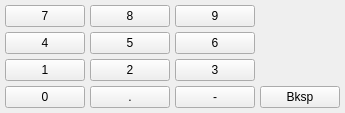
                     <widget class="QWidget" name="holeOpKeypadCont" native="true">
                      <layout class="QGridLayout" name="gridLayout_9">
                       <property name="leftMargin">
                        <number>5</number>
                       </property>
                       <property name="topMargin">
                        <number>5</number>
                       </property>
                       <property name="rightMargin">
                        <number>5</number>
                       </property>
                       <property name="bottomMargin">
                        <number>5</number>
                       </property>
                       <property name="spacing">
                        <number>5</number>
                       </property>
                       <item row="1" column="0">
                        <widget class="QPushButton" name="pushButton_56">
                         <property name="text">
                          <string>4</string>
                         </property>
                         <attribute name="buttonGroup">
                          <string notr="true">holeOpKeypad</string>
                         </attribute>
                        </widget>
                       </item>
                       <item row="0" column="2">
                        <widget class="QPushButton" name="pushButton_58">
                         <property name="text">
                          <string>9</string>
                         </property>
                         <attribute name="buttonGroup">
                          <string notr="true">holeOpKeypad</string>
                         </attribute>
                        </widget>
                       </item>
                       <item row="1" column="2">
                        <widget class="QPushButton" name="pushButton_63">
                         <property name="text">
                          <string>6</string>
                         </property>
                         <attribute name="buttonGroup">
                          <string notr="true">holeOpKeypad</string>
                         </attribute>
                        </widget>
                       </item>
                       <item row="0" column="0">
                        <widget class="QPushButton" name="pushButton_57">
                         <property name="text">
                          <string>7</string>
                         </property>
                         <attribute name="buttonGroup">
                          <string notr="true">holeOpKeypad</string>
                         </attribute>
                        </widget>
                       </item>
                       <item row="3" column="0">
                        <widget class="QPushButton" name="pushButton_68">
                         <property name="text">
                          <string>0</string>
                         </property>
                         <attribute name="buttonGroup">
                          <string notr="true">holeOpKeypad</string>
                         </attribute>
                        </widget>
                       </item>
                       <item row="3" column="1">
                        <widget class="QPushButton" name="pushButton_69">
                         <property name="text">
                          <string>.</string>
                         </property>
                         <attribute name="buttonGroup">
                          <string notr="true">holeOpKeypad</string>
                         </attribute>
                        </widget>
                       </item>
                       <item row="1" column="1">
                        <widget class="QPushButton" name="pushButton_65">
                         <property name="text">
                          <string>5</string>
                         </property>
                         <attribute name="buttonGroup">
                          <string notr="true">holeOpKeypad</string>
                         </attribute>
                        </widget>
                       </item>
                       <item row="2" column="1">
                        <widget class="QPushButton" name="pushButton_66">
                         <property name="text">
                          <string>2</string>
                         </property>
                         <attribute name="buttonGroup">
                          <string notr="true">holeOpKeypad</string>
                         </attribute>
                        </widget>
                       </item>
                       <item row="3" column="2">
                        <widget class="QPushButton" name="pushButton_70">
                         <property name="text">
                          <string>-</string>
                         </property>
                         <attribute name="buttonGroup">
                          <string notr="true">holeOpKeypad</string>
                         </attribute>
                        </widget>
                       </item>
                       <item row="2" column="2">
                        <widget class="QPushButton" name="pushButton_64">
                         <property name="text">
                          <string>3</string>
                         </property>
                         <attribute name="buttonGroup">
                          <string notr="true">holeOpKeypad</string>
                         </attribute>
                        </widget>
                       </item>
                       <item row="0" column="1">
                        <widget class="QPushButton" name="pushButton_62">
                         <property name="text">
                          <string>8</string>
                         </property>
                         <attribute name="buttonGroup">
                          <string notr="true">holeOpKeypad</string>
                         </attribute>
                        </widget>
                       </item>
                       <item row="2" column="0">
                        <widget class="QPushButton" name="pushButton_67">
                         <property name="text">
                          <string>1</string>
                         </property>
                         <attribute name="buttonGroup">
                          <string notr="true">holeOpKeypad</string>
                         </attribute>
                        </widget>
                       </item>
                       <item row="3" column="3">
                        <widget class="QPushButton" name="holeOpBkspBtn">
                         <property name="text">
                          <string>Bksp</string>
                         </property>
                        </widget>
                       </item>
                      </layout>
                     </widget>
